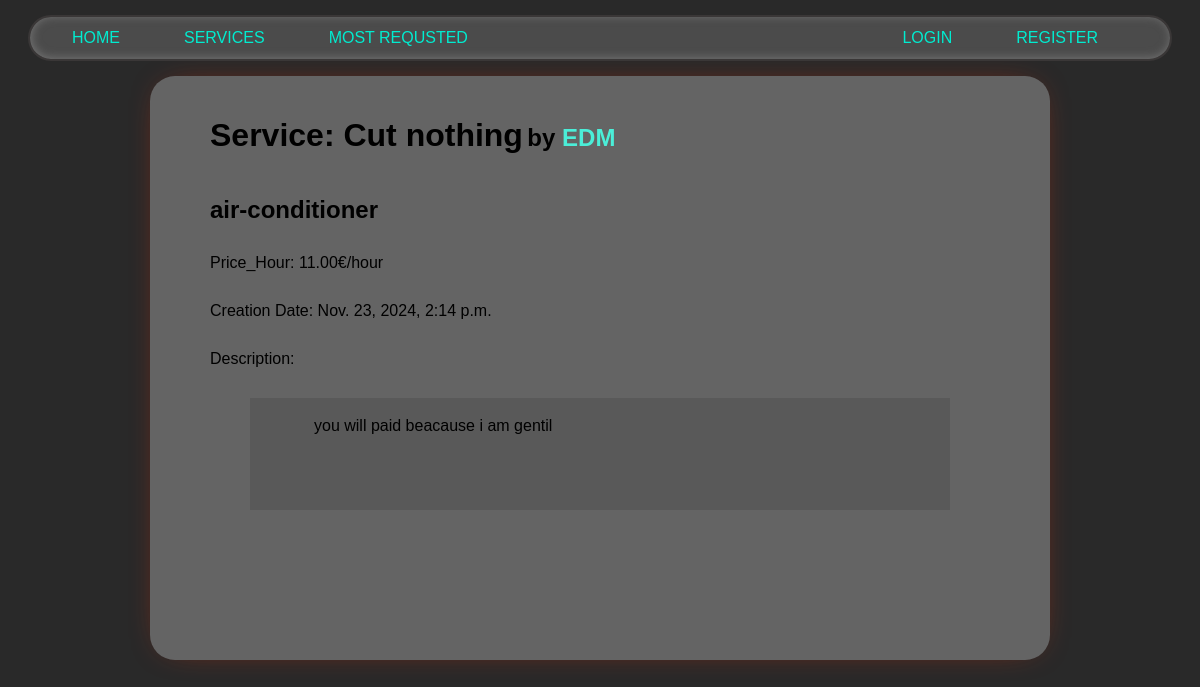
The page /services/5 on the database as committed earlier.
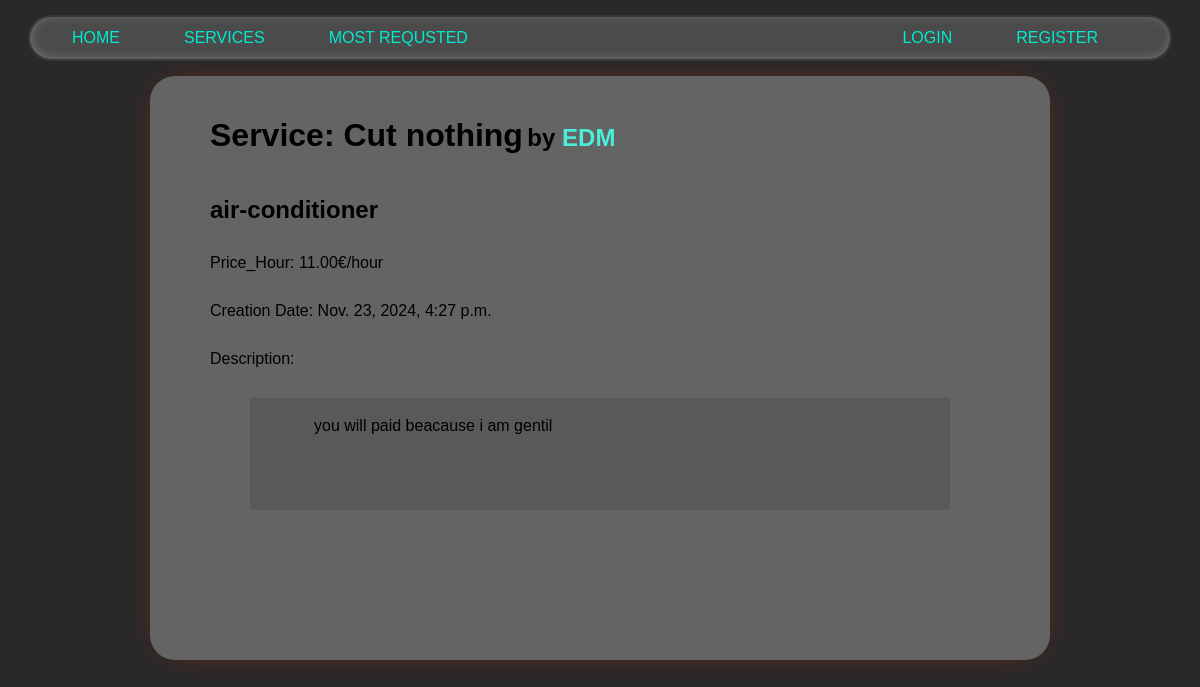
The same page on the database as committed later.
### services/models.py (models this page shows, shortened)
class Service(models.Model):
    company = models.ForeignKey(Company, on_delete=models.CASCADE)
    name = models.CharField(max_length=40)
    description = models.TextField()
    price_hour = models.DecimalField(decimal_places=2, max_digits=100)
    rating = models.IntegerField(validators=[MinValueValidator(
        0), MaxValueValidator(5)], default=0)
    choices = FIELD_CHOICE
    field = models.CharField(max_length=30, blank=False,
                             null=False, choices=choices)
    date = models.DateTimeField(auto_now=True, null=False)
    nb_request=models.IntegerField(default=1, null=False)

### users/models.py (models this page shows, shortened)
class Company(models.Model):
    user = models.OneToOneField(
    User, on_delete=models.CASCADE, primary_key=True)
    field = models.CharField(max_length=70, choices=(('Air Conditioner', 'Air Conditioner'),
                                                     ('All in One', 'All in One'),
                                                     ('Carpentry', 'Carpentry'),
                                                     ('Electricity',
                                                      'Electricity'),
                                                     ('Gardening', 'Gardening'),
                                                     ('Home Machines',
                                                      'Home Machines'),
                                                     ('House Keeping',
                                                      'House Keeping'),
                                                     ('Interior Design',
                                                      'Interior Design'),
                                                     ('Locks', 'Locks'),
                                                     ('Painting', 'Painting'),
                                                     ('Plumbing', 'Plumbing'),
                                                     ('Water Heaters', 'Water Heaters')), blank=False, null=False)
    rating = models.IntegerField(
        validators=[MaxValueValidator(5), MinValueValidator(0)], default=0)

class User(AbstractUser):
    is_company = models.BooleanField(default=False)
    is_customer = models.BooleanField(default=False)
    birth=models.DateField(null=True, default='2000-01-01')
    email = models.CharField(max_length=100, unique=True)

### services/views.py (the view)
# urls.py: path('<int:id>', v.index, name='index'),
def index(request, id):
    service = Service.objects.get(id=id)
    return render(request, 'services/single_service.html', {'service': service})

### services/templates/services/single_service.html (shortened to what this page needs)
{% extends 'main/base.html' %}
{% block content %}
    <div class='service_info_header'>
        <h1>Service: {{service.name}}</h1>
        <h2 style="text-align: right;">by <a href="/company/{{service.company.user}}">{{service.company.user}}</a></h2>
    </div>
    <h2>{{service.field}}</h2>
    <p style="text-align: left;">Price_Hour: {{service.price_hour}}€/hour</p>
    <p style="text-align: left;">Creation Date: {{service.date}}</p>
    <p style="text-align: left;">Description:
        <blockquote border="2">{{service.description}}</blockquote>
    <p style="text-align: center;">
{% endblock %}

Rows that differ between the two databases and show on the page:
changed Service "Cut nothing": date "Nov. 23, 2024, 2:14 p.m." → "Nov. 23, 2024, 4:27 p.m."
